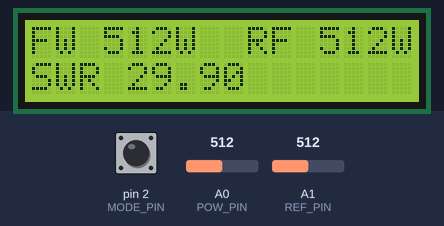
Simulated run of this sketch. Board: Arduino Uno, built with avr-gcc and run on an emulated ATmega328P. On the bench: 16×2 character LCD. The test bench sets the inputs (shaded band); at power-on: pin 2 (MODE_PIN) HIGH, A0 (POW_PIN) = 512, A1 (REF_PIN) = 512.

Above: at 2.2 s.
2.3 s: pin 2 (MODE_PIN) pulled LOW for 0.25 s
At 2.8 s:
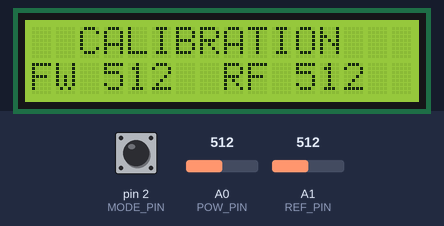
4.4 s: A0 (POW_PIN) set to 716
At 5.8 s:
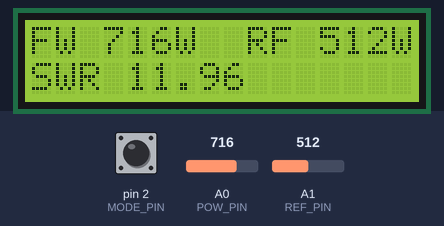
6.7 s: A1 (REF_PIN) set to 716
At 8.6 s:
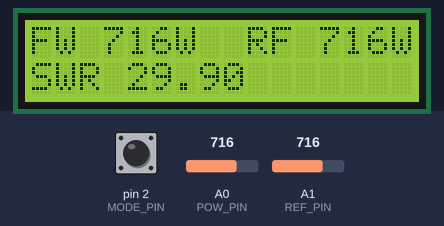
9.0 s: pin 2 (MODE_PIN) pulled LOW for 1 s
At 10.2 s:
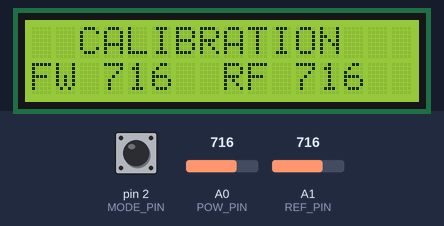
11.9 s: A0 (POW_PIN) set to 900
At 13.7 s:
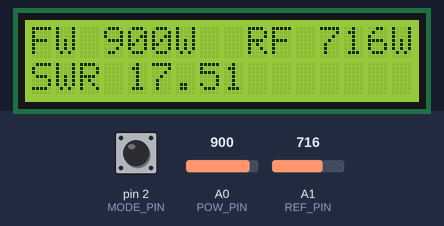
16.2 s: A1 (REF_PIN) set to 900
At 18.1 s:
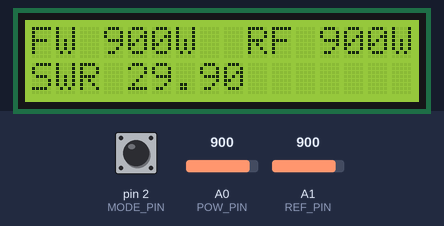
Timing chart, 0 to 19.6 s (numbered marks = the images above; inputs shaded):
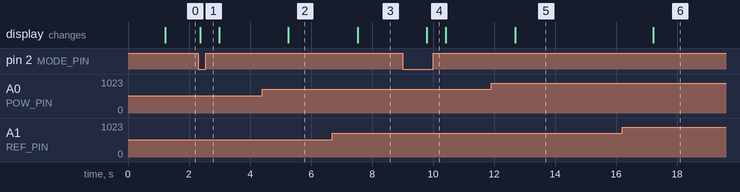

Measured:
- after the input at 2.3 s, the display: changes after 0.06 s (image 1)
- after the input at 4.4 s, the display: changes after 0.86 s (image 2)
- after the input at 6.7 s, the display: changes after 0.82 s (image 3)
- after the input at 9.0 s, the display: changes after 0.79 s (image 4)
- after the input at 11.9 s, the display: changes after 0.79 s (image 5)
- after the input at 16.2 s, the display: changes after 1.0 s (image 6)

The sketch:

SWR_Meter_LCD_I2C.ino
```cpp
// http://un7fgo.gengen.ru (C) 2019
//
// Скетч КСВ-метра с LCD экраном 2х16 символов, подключенным по протоколу I2c
//
// При подаче на цифровой вход MODE_PIN низкого уровня сигнала, устройство переходит в режим калибровки
// В этом режиме на экране отображаются данные считываемые непосредственно с аналоговых входов Arduino.
// Исходя из фактически получаемых данных мы можем корректно вычислить коэфициенты для расчета мощности.
// Мощность расчитывается квадратичной функцией Y = A*x*x + B*x + C,
// поскольку на входе мы измеряем напряжение, а мошность пропорциональна квадрату напряжения - P = U*U/R .
// Остальные коэфициенты служат для корректировки нелинейности наших цепей измерения.
// Подробнее о методике расчета коэфициентов и зачем оно все нужно, читаем тут - http://blog.gengen.ru/?p=1412
// ---------------------------------------------
// Подключаем библиотеки
#include <Wire.h>
#include <LiquidCrystal_I2C.h>

// ---------------------------------------------
// глобальные константы

// контакт для управления режимом работы устройства
#define MODE_PIN 2

// контакты для считывания показаний прямой и отраженной мощности
#define POW_PIN A0
#define REF_PIN A1

// параметры усреднения считываемых показаний
// количество считываний, для расчета среднего
#define AVG_COUNT 5
// задержка между считываниями показаний датчика, для усреднения, в миллисекундах
#define AVG_TIME 20

// Вариант расчета КСВ
// true - "правильный" - по нормализованным значениям напряжения, исходя из откалиброванных измерений мощности
// false - "тупой" - просто по входным данным с входов микроконтроллера
#define SWR_MATH true


// ---------------------------------------------
// глобальные переменные для работы программы

// переменные для считывания и усреднения показаний с датчика
  int PW;
  int RF;

// Предполагаем прараболическую зависимость подводимой мошности от измеряемого нами напряжения
// Расчетные коэфициенты для уравнений типа P = A*X*X + B*X + C (желательно с точностью не менее 6 знаков после запятой)
// Коэфициенты уравнения для Прямой мощности
  float PA = 0.0000000;
  float PB = 1.0000000;
  float PC = 0.0000000;
// Коэфициенты уравнения для Обратной мощности
  float RA = 0.0000000;
  float RB = 1.0000000;
  float RC = 0.0000000;

// Переменные для расчета мощностей и КСВ
  float POW;
  float REF;
  float SWR;

// временные переменные
  String S1;
  String S2;
  int bl;
  float PWr;
  float RFr;

// Инициализируем дисплей 2х16, подключенный по I2C
LiquidCrystal_I2C lcd(0x27,16,2);

// ---------------------------------------------
// Процедура инициализации
void setup()
{

  lcd.begin();
  lcd.backlight();// Включаем подсветку дисплея
  lcd.setCursor(0, 0);
  lcd.print(" LCD SWR METER  ");
  lcd.setCursor(0, 1);
  lcd.print("   VER. 0.99    ");
  delay(1000);

// определяем режим работы аналоговых выводов
  pinMode(MODE_PIN,INPUT);
  pinMode(POW_PIN,INPUT);
  pinMode(REF_PIN,INPUT);

// прочие переменные
  bl = 1;
  SWR = 1.05;
}

// ---------------------------------------------
// Основное тело программы
void loop()  // цикл
{
// считываем данные с аналоговых входов и усредняем
  PW = 0;
  RF = 0;
  for (int i=1; i <= AVG_COUNT; i++) {
    PW = PW + analogRead(POW_PIN);
    RF = RF + analogRead(REF_PIN);
    delay(AVG_TIME);
  }
  PW = PW / AVG_COUNT;
  RF = RF / AVG_COUNT;

  lcd.clear();
  if (digitalRead(MODE_PIN) == LOW)  {
// Работа в режиме "клибровки".
// В этом режиме на экран выводятся "сырые" данные со входов микроконтроллера.
    lcd.clear();
    lcd.setCursor(0, 0);
    lcd.print("  CALIBRATION   ");
    lcd.setCursor(0, 1);
    lcd.print("FW ");
    lcd.print(PW);
    lcd.setCursor(8, 1);
    lcd.print("RF ");
    lcd.print(RF);
  } else {
// Режим вывода на экран результатов расчета реальной мощности и КСВ

    // пересчитываем считанные показания в реальную мощность
    POW = PA*PW*PW + PB*PW + PC;
    if (POW < 0) {
      POW = 0;
    }
    REF = RA*RF*RF + RB*RF + RC;

    // вычисляем КСВ
    if (SWR_MATH) {
      // Поскольку входное напряжение у нас не нормировано
      // т.е. никто не настраивал с высокой точностью его соответствие между каналами
      // а для расчета КСВ используется напряжение, то мы его получим расчетным путем
      // исходя из того, что при расчете измеряемой мощности у нас учтены все нелинейности каждого канала измерения
      PWr = sqrt(POW * 50);
      RFr = sqrt(REF * 50);
    } else {
      // Считаем тупо исходя из показаний аналоговых входов микроконтрллера
      PWr = float(PW);
      RFr = float(RF);
    }
    SWR = (PWr + RFr)/(PWr - RFr);

    // чтобы не пугать нас при отключенном передатчике, КСВ присваивем 1.0
    if ( POW <=0 ) {
      SWR = 1.00;
    }
    // чтобы не пугать нас при "непонятном" КСВ менее 1, КСВ присваивем 0.99
    // это может получиться при перепутывании контактов датчика
    if (SWR < 1 && POW >0 ) {
      SWR = 0.99;
    }
    // чтобы не "пугаться" большим цифрам, все что больще 30, будет показываться как 29.9
    if (SWR > 30) {
      SWR = 29.9;
    }

    // Выводим обработанные данные на дисплей
    lcd.clear();
    lcd.setCursor(0, 0);
    lcd.print("FW"+FormatI(POW,4)+"W");
    lcd.setCursor(9, 0);
    lcd.print("RF"+FormatI(REF,4)+"W");
    S1 = String(SWR);
    lcd.setCursor(0, 1);
    lcd.print("SWR "+S1);
    delay(500);
  }
  // задержка перед обновлением экрана
  delay(500);
}

// изобретаю "велосипед", делаем число целым, строкой и добавляем незначащие пробелы перед числом
String FormatI(float A, byte B) {
  String S;
  S = String(int(A));
  while ( S.length()<B ) {
    S = " " + S;
  }
  return S;
}
```
